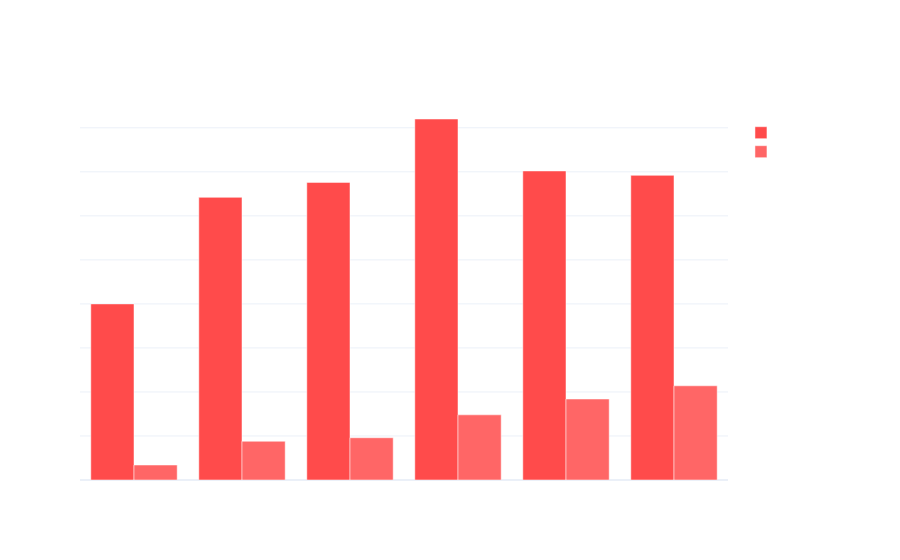

This figure's notebook cell:
### Code cell
import plotly.graph_objects as go

customdata = df_chart[['qtde_media_tokens', 'desvpad_qtde_tokens']].values

# Create the figure
fig = go.Figure()

# Add the bars for max tokens
fig.add_trace(go.Bar(
    x=df_chart['nota_real'], 
    y=df_chart['qtde_tokens_max'], 
    name='Máximo de tokens', 
    marker_color='#FF4B4B',  # Streamlit-like red
    hovertemplate=(
        "Máximo de tokens: %{y}<br>" +
        "Número médio: %{customdata[0]:.2f}<br>" +
        "Desvio padrão: %{customdata[1]:.2f}<extra></extra>"     
    ),
    customdata=customdata
))

# Add the bars for min tokens
fig.add_trace(go.Bar(
    x=df_chart['nota_real'], 
    y=df_chart['qtde_tokens_min'], 
    name='Mínimo de tokens', 
    marker_color='#FF6666',  # Slightly lighter red
    hovertemplate=(
        "Mínimo de tokens: %{y}<br>" +
        "Número médio: %{customdata[0]:.2f}<br>" +
        "Desvio padrão: %{customdata[1]:.2f}<extra></extra>"       
    ),
    customdata=customdata
))

# Update layout for better visualization
fig.update_layout(
    title="Números Máximo e Mínimo de Tokens",
    xaxis_title="Nota",
    yaxis_title="Quantidade",
    barmode='group',  # Grouped bars
    legend_title="Legenda",
    template='plotly_white',
    plot_bgcolor="rgba(0, 0, 0, 0)",  # Transparent plot background
    paper_bgcolor="rgba(0, 0, 0, 0)",  # Transparent outer background
    font=dict(color="white"),  # White font for titles, labels, and text
    xaxis=dict(
        showgrid=False,  # Remove vertical gridlines
        color="white"    # White font for x-axis labels
    ),
    yaxis=dict(
        #showgrid=False,  # Remove horizontal gridlines
        color="white"    # White font for y-axis labels
    ),
    hoverlabel=dict(
        bgcolor="#FFE6E6",  # Light red background for tooltip
        font_size=12,       # Tooltip font size
        font_color="black"  # Tooltip text color
    )
)

# Show the figure
fig.show()

### Figure 1 — Plotly figure (JSON) as saved in the notebook; plotly's stock layout.template omitted (floating-point values rounded to 4 significant figures)
{"data": [{"customdata": [[172.1, 40.96], [158.3, 44.61], [184.9, 41.78], [200.8, 45.77], [143.6, 46.68], [91.36, 53.34]], "hovertemplate": "Máximo de tokens: %{y}<br>Número médio: %{customdata[0]:.2f}<br>Desvio padrão: %{customdata[1]:.2f}<extra></extra>", "marker": {"color": "#FF4B4B"}, "name": "Máximo de tokens", "type": "bar", "x": [3, 2, 4, 5, 1, 0], "y": [410, 338, 351, 346, 321, 200]}, {"customdata": [[172.1, 40.96], [158.3, 44.61], [184.9, 41.78], [200.8, 45.77], [143.6, 46.68], [91.36, 53.34]], "hovertemplate": "Mínimo de tokens: %{y}<br>Número médio: %{customdata[0]:.2f}<br>Desvio padrão: %{customdata[1]:.2f}<extra></extra>", "marker": {"color": "#FF6666"}, "name": "Mínimo de tokens", "type": "bar", "x": [3, 2, 4, 5, 1, 0], "y": [74, 48, 92, 107, 44, 17]}], "layout": {"barmode": "group", "font": {"color": "white"}, "hoverlabel": {"bgcolor": "#FFE6E6", "font": {"color": "black", "size": 12}}, "legend": {"title": {"text": "Legenda"}}, "paper_bgcolor": "rgba(0, 0, 0, 0)", "plot_bgcolor": "rgba(0, 0, 0, 0)", "title": {"text": "Números Máximo e Mínimo de Tokens"}, "xaxis": {"color": "white", "showgrid": false, "title": {"text": "Nota"}}, "yaxis": {"color": "white", "title": {"text": "Quantidade"}}}}
